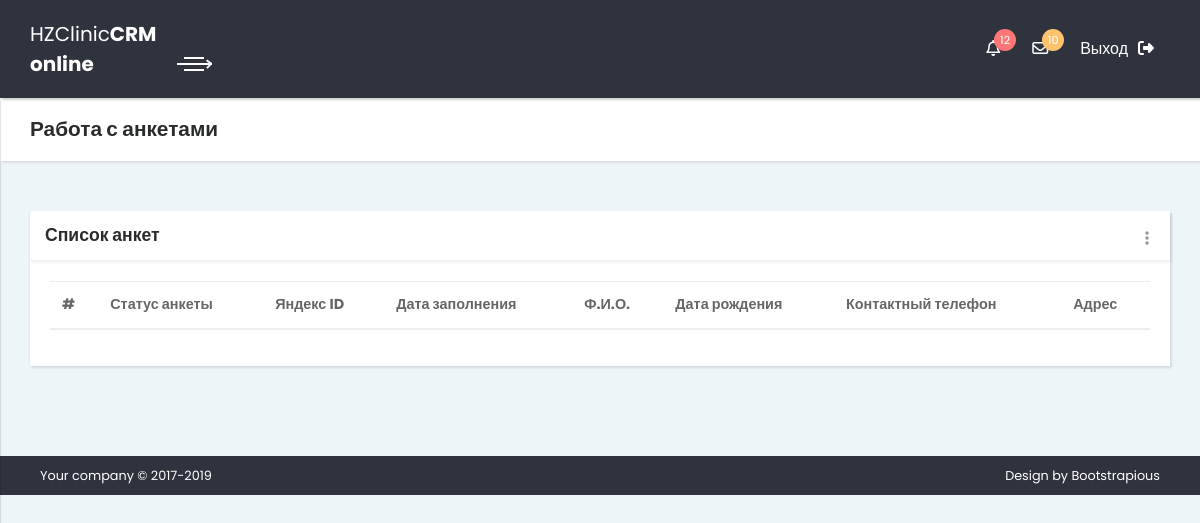
Page /quests/ (signed in) on the earlier database version.
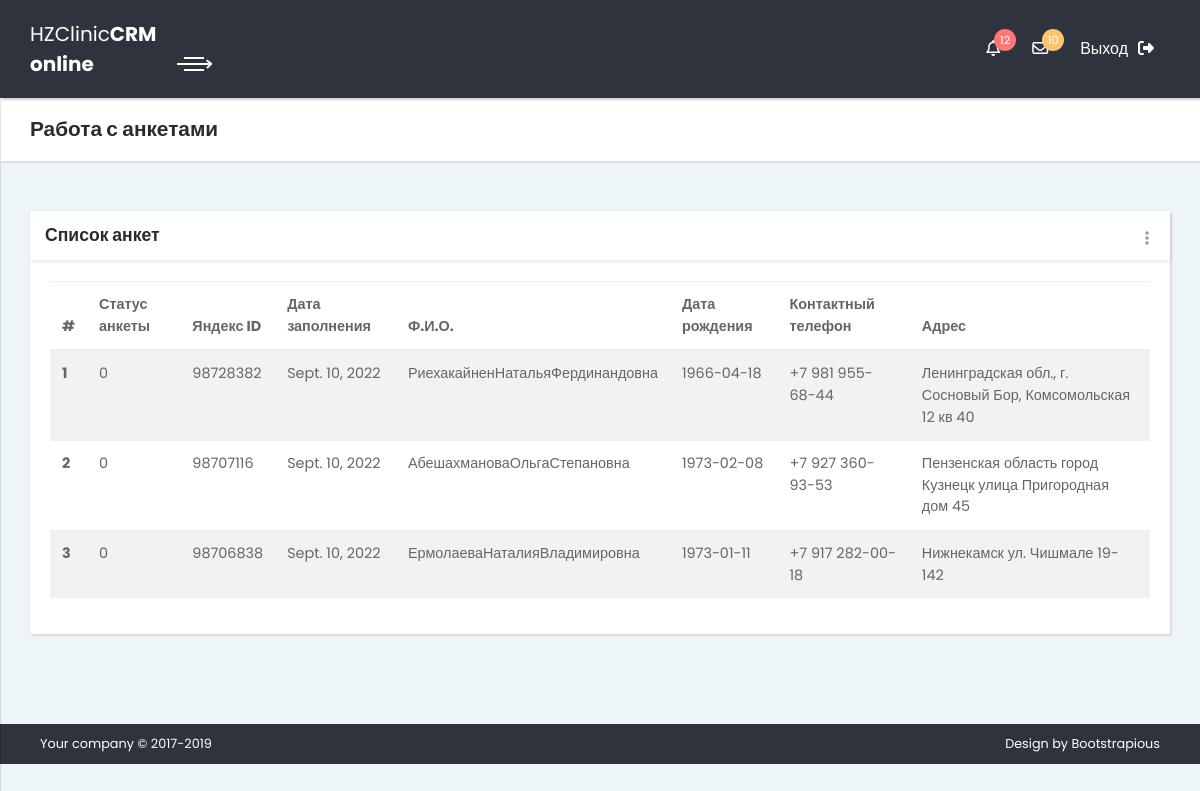
Same page on the later database version.
### crm/models.py (models this page shows, shortened)
class Anket(models.Model):
    external_id = models.PositiveIntegerField(verbose_name='Внешний ИД')
    state = models.PositiveIntegerField(verbose_name='Статус')
    content = models.JSONField(verbose_name='Содержимое анкеты')
    date_filling = models.DateField(verbose_name='Дата заполнения', default=datetime.datetime.today())
    class Meta:
        verbose_name = 'Анкета'
        verbose_name_plural = "Анкеты"
        ordering = ('-external_id',)

### crm/views.py (the view)
# urls.py: path('quests/', views.questionnaire_view, name='quests')
def questionnaire_view(request):
    template_name = 'crm/_quests.html'
    form = QuestForm()
    hzuser = request.user
    hzuser_info = hzUserInfo.objects.filter(hz_user=hzuser)
    ankets = Anket.objects.filter()
    anket_list = list()
    for item in ankets:
        item_dict = dict()
        item_dict['state'] = item.state
        item_dict['external_id'] = item.external_id
        item_dict['date_filling'] = item.date_filling
        item_dict['FIO'] = item.content['Фамилия'] + item.content['Имя'] + item.content['Отчество']
        item_dict['DOB'] = item.content['Дата рождения']
        item_dict['tel'] = item.content['Ваш контактный телефон']
        item_dict['addr'] = item.content['Адрес места жительства (регистрации)']
        anket_list.append(item_dict)
    context = {'title': 'Анкета',
               'user': hzuser,
               'user_info': hzuser_info[0],
               'form': form,
               'anket_list': anket_list,
               }
    return render(request, template_name=template_name, context=context)

### crm/templates/crm/_quests.html
{% extends "crm/_base.html" %}
{% load static %}
{% block Content %}
          {% include "crm/_content_quests.html" %}
{% endblock %}

### crm/templates/crm/_base.html (shortened to what this page needs)
<!DOCTYPE html>{% load static %}
<html>
  <head>
    <link rel="stylesheet" href={% static "crm/css/bootstrap.min.css" %}>
    <link rel="stylesheet" href={% static "crm/css/style.sea.css" %} id="theme-stylesheet">
    <link rel="stylesheet" href={% static "crm/css/custom.css" %}>
    <link rel="stylesheet" href="https://file.myfontastic.com/da58YPMQ7U5HY8Rb6UxkNf/icons.css">
  </head>
  <body>
    <div class="page home-page">
      {% block MainNavbar %}
        {% include "crm/_main_navbar.html" %}
      {% endblock %}
      <div class="page-content d-flex align-items-stretch">
        {% block Content %}{% endblock %}
      </div>
    </div>
</body>
</html>

### crm/templates/crm/_main_navbar.html (shortened to what this page needs)
{% load static %}
<header class="header">
    <nav class="navbar">
        <div class="container-fluid">
            <div class="navbar-holder d-flex align-items-center justify-content-between">
                <div class="navbar-header">
                    <a href="index.html" class="navbar-brand">
                    <div class="brand-text brand-big hidden-lg-down"><span>HZClinic </span><strong>CRM</strong></div>
                    <div class="brand-text brand-small"><strong>online</strong></div>
                </a>
                    <a id="toggle-btn" href="#"
                                            class="menu-btn active"><span></span><span></span><span></span></a>
                </div>
                <ul class="nav-menu list-unstyled d-flex flex-md-row align-items-md-center">
                    <li class="nav-item dropdown"><a id="notifications" rel="nofollow" data-target="#" href="#"
                                                     data-toggle="dropdown" aria-haspopup="true" aria-expanded="false"
                                                     class="nav-link"><i class="fa fa-bell-o"></i><span
                            class="badge bg-red">12</span></a>
                    </li>
                    <li class="nav-item dropdown"><a id="messages" rel="nofollow" data-target="#" href="#"
                                                     data-toggle="dropdown" aria-haspopup="true" aria-expanded="false"
                                                     class="nav-link"><i class="fa fa-envelope-o"></i><span
                            class="badge bg-orange">10</span></a>
                    </li>
                    <li class="nav-item"><a href="logout" class="nav-link logout">Выход<i class="fa fa-sign-out"></i></a>
                    </li>
                </ul>
            </div>
        </div>
    </nav>
</header>

### crm/templates/crm/_sidebar_header.html (shortened to what this page needs)
{% load static %}

### crm/templates/crm/_nav_menu.html (shortened to what this page needs)
{% load static %}

### crm/templates/crm/_content_quests.html (shortened to what this page needs)
{% load static %}
<div class="content-inner">
          <header class="page-header">
            <div class="container-fluid">
              <h2 class="no-margin-bottom">Работа с анкетами</h2>
            </div>
          </header>
          <section class="tables">
            <div class="container-fluid">
              <div class="row">
                <div class="col-lg-12">
                  <div class="card">
                    <div class="card-close">
                      <div class="dropdown">
                        <button type="button" id="closeCard" data-toggle="dropdown" aria-haspopup="true" aria-expanded="false" class="dropdown-toggle"><i class="fa fa-ellipsis-v"></i></button>
                      </div>
                    </div>
                    <div class="card-header d-flex align-items-center">
                      <h3 class="h4">Список анкет</h3>
                    </div>
                    <div class="card-body">
                      <table class="table table-striped table-hover">
                        <thead>
                          <tr>
                            <th>#</th>
                            <th>Статус анкеты</th>
                            <th>Яндекс ID</th>
                            <th>Дата заполнения</th>
                            <th>Ф.И.О.</th>
                            <th>Дата рождения</th>
                            <th>Контактный телефон</th>
                            <th>Адрес</th>
                          </tr>
                        </thead>
                        <tbody>
                         {% for item in anket_list %}
                          <tr>
                            <th scope="row">{{forloop.counter}}</th>
                              <td>{{ item.state }}</td>
                              <td>{{ item.external_id }}</td>
                              <td>{{ item.date_filling }}</td>
                              <td>{{ item.FIO }}</td>
                            <td>{{ item.DOB }}</td>
                            <td>{{ item.tel }}</td>
                            <td>{{ item.addr }}</td>
                          </tr>
                         {% endfor %}
                        </tbody>
                      </table>
                    </div>
                  </div>
                </div>
            </div>
            </div>
          </section>
          <footer class="main-footer">
            <div class="container-fluid">
              <div class="row">
                <div class="col-sm-6">
                  <p>Your company &copy; 2017-2019</p>
                </div>
                <div class="col-sm-6 text-right">
                  <p>Design by <a href="https://bootstrapious.com/admin-templates" class="external">Bootstrapious</a></p>
                </div>
              </div>
            </div>
          </footer>
        </div>

Differences in the rows shown:
added Anket: date_filling "Sept. 10, 2022"
added Anket: date_filling "Sept. 10, 2022"
added Anket: date_filling "Sept. 10, 2022"
Other differences:
new list line: "1 0 98728382 РиехакайненНатальяФердинандовна 1966-04-18 +7 981 955-68-44 Ленинградская обл., г. Сосновый Бор, Комсомольская 12 кв 40"
new list line: "2 0 98707116 АбешахмановаОльгаСтепановна 1973-02-08 +7 927 360-93-53 Пензенская область город Кузнецк улица Пригородная дом 45"
new list line: "3 0 98706838 ЕрмолаеваНаталияВладимировна 1973-01-11 +7 917 282-00-18 Нижнекамск ул. Чишмале 19-142"
